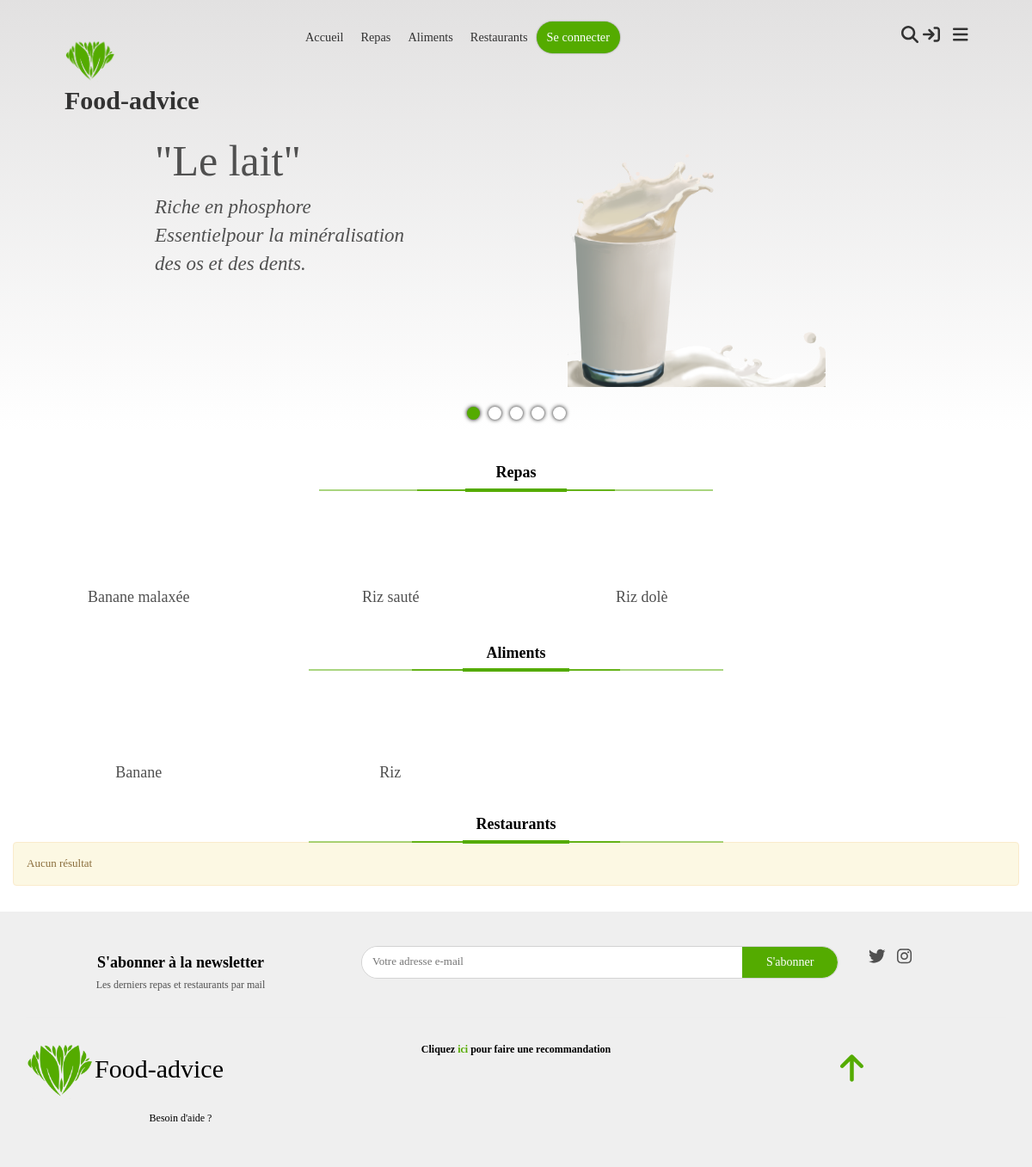
Before: / with the older database file.
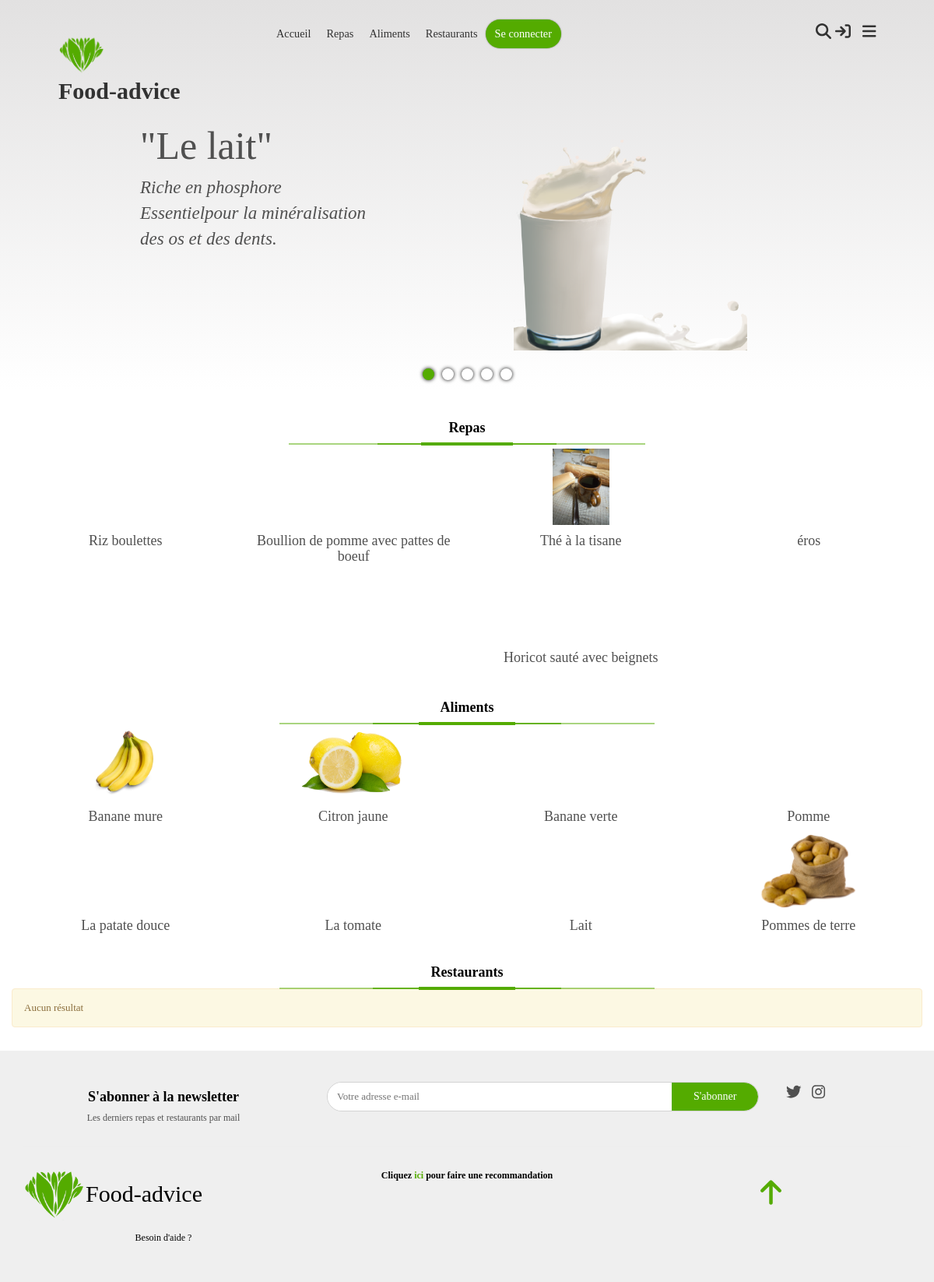
After: the same page with the newer database file.
### app/models.py (models this page shows, shortened)
class Evaluable(Commentable):
    class Meta:
        abstract = True

class Repas(Evaluable):
    image = models.FileField(upload_to="static/images/repas/", validators=[FileExtensionValidator(allowed_extensions=IMAGE_EXTENSIONS)])
    momentJournee = models.IntegerField(choices=MOMENTS_JOURNEE, null=True, blank = True, verbose_name="Moment de la journée", help_text="Moment habituel de consommation de ce repas")
    origine = models.ForeignKey(OrigineRepas, models.CASCADE, null=True)

class Commentable(models.Model):
    class Meta:
        abstract = True
    nom = models.CharField(max_length=50, unique=True)
    description = models.TextField(null=True, blank=True)
    image = models.FileField()
    approuve = models.BooleanField(default=False)
    contributeur = models.ForeignKey(Contributeur, models.CASCADE, null=True, blank=True)
    dateCreation = models.DateTimeField(auto_now=True)
    dateDerniereModification = models.DateTimeField(auto_now_add=True)

class Aliment(Commentable):
    uniteComptage = models.CharField(max_length=30, verbose_name="Unité de comptage", null=True, blank=True, help_text="Comment on compte l'aliment (ex:doigt pour une banane)")
    masseUnite = models.FloatField(verbose_name="Masse unité (g)", help_text="La masse en grammes d'un élément (ex: 120 pour la banage)")
    image = models.FileField(upload_to="static/images/aliments/", validators=[FileExtensionValidator(allowed_extensions=IMAGE_EXTENSIONS)])
    tauxProteines = models.FloatField(default=0, verbose_name="Taux de proteines", help_text="Taux de proteines dans 100g")
    tauxLipides = models.FloatField(default=0, verbose_name="Taux de lipides", help_text="Taux de lipides dans 100g")
    tauxGlucides = models.FloatField(default=0, verbose_name="Taux de glucides", help_text="Taux de glucides dans 100g")
    mineraux = models.CharField(max_length=255, null=True, blank=True, verbose_name="Mineraux", help_text="Motif : mineral1, minearl2, ...")
    vitamines = models.CharField(max_length=255, null=True, blank=True, verbose_name="Vitamines", help_text="Motif : vitamine1, vitamine2, ...")
    detailApports = models.TextField(null=True, blank=True, verbose_name="Détail des apports", help_text="Vertus de l'aliment")
    detailRisques = models.TextField(null=True, blank=True, verbose_name="Détail des risques", help_text="Problèmes liés à une consommation non suivie")
    type = models.ForeignKey(TypeAliment, models.CASCADE, verbose_name="Type")
    def calories(self):
        return round(((((self.tauxGlucides + self.tauxProteines) * 4) + (self.tauxLipides * 9)) * (self.masseUnite / 100)), 2)

### app/views.py (the view)
# urls.py: path("", views.index, name="home"),
def index(request):
    maxElements = 8
    repass = Repas.objects.filter(approuve=True).order_by("dateDerniereModification")[0:maxElements]
    aliments = Aliment.objects.filter(approuve=True).order_by("dateDerniereModification")[0:maxElements]
    restaurants = Restaurant.objects.filter(approuve=True).order_by("dateDerniereModification")[0:maxElements]
    return render(request, template_name="home.html", context={
        "repass":repass,
        "aliments":aliments,
        "restaurants":restaurants
    })

### app/custom_tags_filters.py (called while the page is built)
@register.simple_tag
def css(filePath):
    return mark_safe('<link rel="stylesheet" type="text/css" href="'+settings.STATIC_URL+filePath+'"/>')

@register.simple_tag
def js(filePath):
    return mark_safe('<script type="text/javascript" src="'+settings.STATIC_URL+filePath+'"></script>')

### app/user_session.py (called while the page is built)
def isUserConnected(session):
    return session.__contains__("user_id")

def getUser(session):
    if isUserConnected(session):
        try:
            return Contributeur.objects.get(id=session["user_id"])
        except Contributeur.DoesNotExist:
            disconnectUser(session)
            return None
    else:
        return None

### context_processors.py (called while the page is built)
def globals(request):
    return {
        'appUser':getUser(request.session)
    }

### templates/home.html (shortened to what this page needs)
{% extends "base.html" %}
{% block styles %}
    {% css "css/home.css"%}
{% endblock %}
{% block header_background %}
<div id="slide">
    <div class="slide-element" style="background:linear-gradient(rgb(226, 225, 225),white)">
        <div class="slide-element-text">
            <h4>"Le lait"</h4>
            <p>
                Riche en phosphore <br>
                Essentielpour la minéralisation <br>des os et des dents.
            </p>
        </div>
        <img src="{% static 'images/fruits/lait.png' %}"/>
    </div>
    <div id="radios">
    </div>
 </div>
{% endblock %}
{%block body %}
<div class="container">
    <div class="elements-set" id="repas">
        <h4 class="title text-center">Repas</h4>
        {% include "components/_custom-line.html" %}
        {% include "load/foods.html" %}
    </div>
    <div class="elements-set" id="aliments">
        <h4 class="title text-center">Aliments</h4>
        {% include "components/_custom-line.html" %}
        {% include "load/aliments.html" %}
    </div>
    <div class="elements-set" id="restaurants">
        <h4 class="title text-center">Restaurants</h4>
        {% include "components/_custom-line.html" %}
        {% include "load/restaurants.html" %}
    </div>
</div>
{% endblock %}

### templates/macros/_food-little-presentation.html (shortened to what this page needs)
<a href="{% url 'show-food' repas.id %}" class="col-4 col-md-3 food food-little-presentation text-center" data-aos="zoom-in">
    <div class="image-div">
        <img src="/{{repas.image}}" alt="">
    </div>
    <h4 class="food-title">{{ repas.nom }}</h4>
</a>

### templates/macros/_presentation-aliments.html (shortened to what this page needs)
<a href="{% url "show-aliment" aliment.id %}" class="col-4 col-md-3 aliment aliment-little-presentation text-center" data-aos="zoom-in">
    <div class="image-div">
        <img src="/{{ aliment.image }}" alt="" class="aliment-image">
    </div>
    <h4 class="aliment-title">{{ aliment.nom }}</h4>
</a>

Changed rows visible on the page:
removed Repas: nom "Banane malaxée"
removed Repas: nom "Riz sauté"
removed Repas: nom "Riz dolè"
removed Aliment: nom "Banane"
removed Aliment: nom "Riz"
now on this page (row edited): Repas: nom "Riz boulettes"
added Repas: nom "Boullion de pomme avec pattes de boeuf"
added Repas: image (picture), nom "Thé à la tisane"
added Repas: nom "éros"
added Repas: nom "Horicot sauté avec beignets"
added Aliment: image (picture), nom "Banane mure"
added Aliment: image (picture), nom "Citron jaune"
added Aliment: nom "Banane verte"
added Aliment: nom "Pomme"
added Aliment: nom "La patate douce"
added Aliment: nom "La tomate"
added Aliment: nom "Lait"
added Aliment: image (picture), nom "Pommes de terre"
